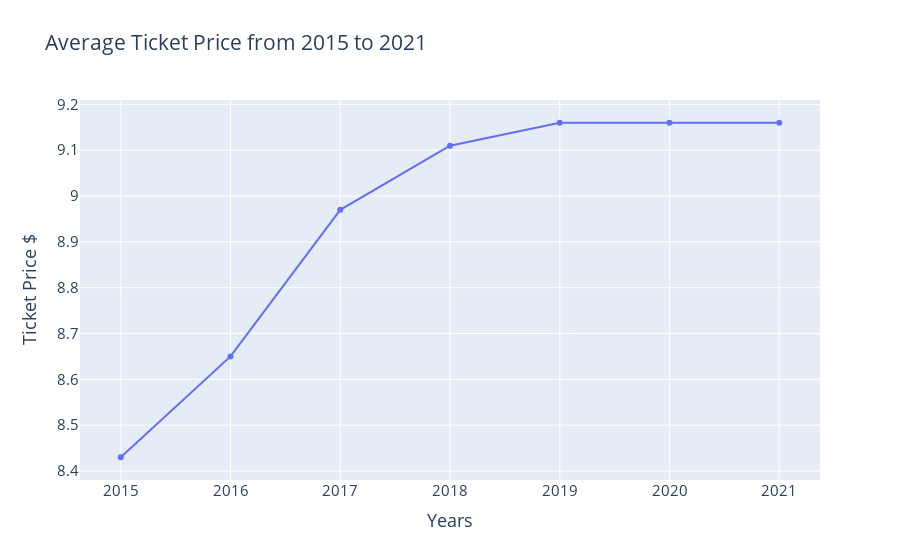

Notebook code for this chart:
### Code cell
# Plot points into a Scatter line graph for Average Ticket Prices
fig_ticket_price = go.Figure(data=[
    go.Scatter(name='Average Ticket Price', x=df_ticket_year['YEAR'], y=df_ticket_year['AVERAGE TICKET PRICE'])])
# Update Graph Title
fig_ticket_price.update_layout(title_text = "Average Ticket Price from 2015 to 2021",
    font=dict(size=15),
    xaxis_title="Years",
    yaxis_title="Ticket Price $")
# Print Line Graph
fig_ticket_price.show()
# Calculate analysis
ticket_price_gain = round(100-(df_ticket_year["AVERAGE TICKET PRICE"].values[6]/df_ticket_year["AVERAGE TICKET PRICE"].values[2])*100)
ticket_price_lost = round(100-(df_ticket_year["AVERAGE TICKET PRICE"].values[1]/df_ticket_year["AVERAGE TICKET PRICE"].values[2])*100)
# Print an analysis
print("Percentage of increase in price of tickets between 2015 to COVID 2019: " + str(ticket_price_gain) + "%.")
print("Percentage of increase in price of tickets between COVID 2019 to 2022: " + str(ticket_price_lost) + "%.")

### Figure 1 — Plotly figure (JSON) as saved in the notebook; plotly's stock layout.template omitted (floating-point values rounded to 4 significant figures)
{"data": [{"name": "Average Ticket Price", "type": "scatter", "x": [2021, 2020, 2019, 2018, 2017, 2016, 2015], "y": [9.16, 9.16, 9.16, 9.11, 8.97, 8.65, 8.43]}], "layout": {"font": {"size": 15}, "title": {"text": "Average Ticket Price from 2015 to 2021"}, "xaxis": {"title": {"text": "Years"}}, "yaxis": {"title": {"text": "Ticket Price $"}}}}
